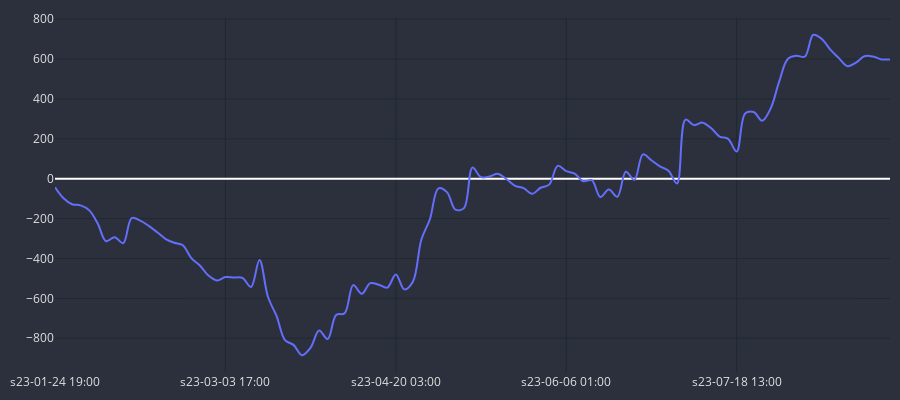
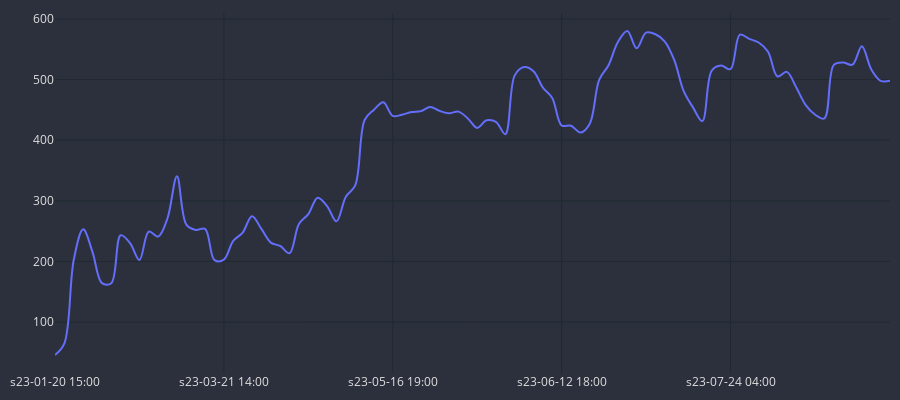
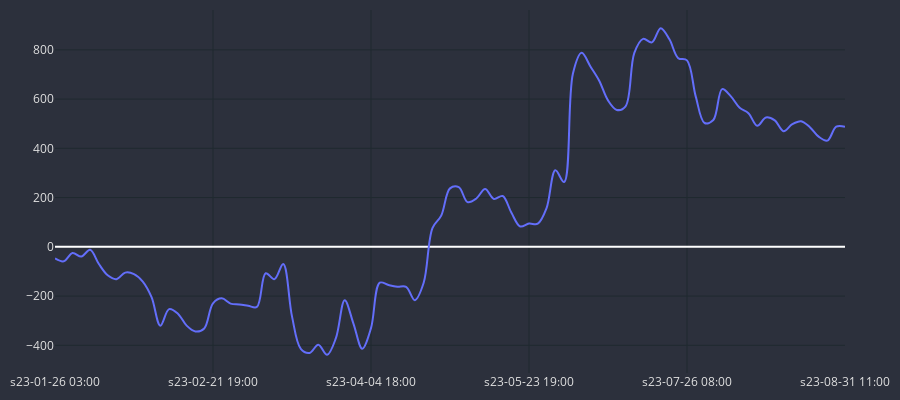
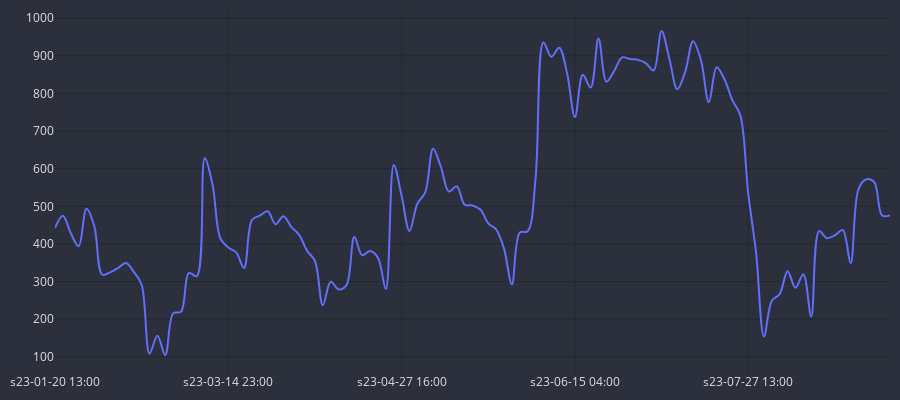

Notebook code cell kept with these figures, in order:
### Code cell
for curr in df_MA_20_MA_40[df_MA_20_MA_40.total_gain > 0].pair.unique():
    temp_gains = df_ma_trades_h1[(df_ma_trades_h1.cross==cross)&(df_ma_trades_h1.pair==curr)].copy()
    print(curr, int(temp_gains.GAIN.sum()))
    cp = CandlePlot(temp_gains, candles=False)
    cp.show_plot(line_traces=['GAIN_C'])
